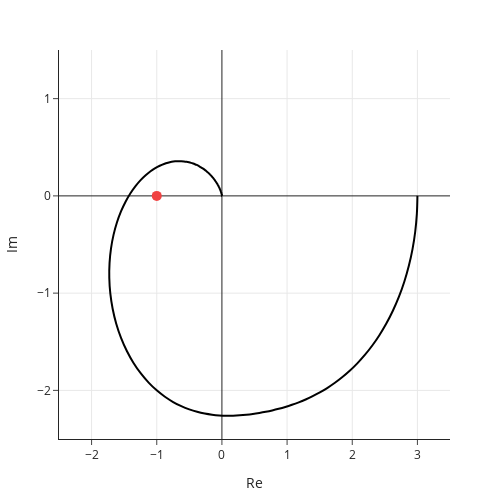

Write notebook code for a chart like this one.
### Code cell
W_lg = np.linspace(-2.5, 4, 1001)
WS = ws(np.power(10,W_lg))
argWS = np.arctan2(WS.imag, WS.real) * 180 / np.pi
argWS[argWS > 0] -= 360

print(np.arctan2(ws(np.power(10,1)).imag, ws(np.power(10,1)).real) * 180 / np.pi)

W_lin = np.linspace(W_lg[0], W_lg[len(W_lg)-1], 1000)

k = 3

w = np.linspace(0, 1000, 10000)

Q = k/(-0.1*w*w+1+i*(-0.02*w*w*w+0.62*w))

fig = go.Figure()

# fig.add_trace(
#     go.Scatter(
#         x=W_lin, y=-90*np.ones(len(W_lin)), name="Lm", line_shape='spline',
#         line=dict(color='rgba(0, 0, 0, 0.3)', width = 2)
#         )
#     )

def AperiodicFunction(x, T):
    if x < np.log10(1/T/10):
        return 0
    elif x <= np.log10(1/T/10) + 2:
        return -45*(x-np.log10(1/T/10))
    else:
        return -90
    
def DerevativeFunction(x, T):
    if x < np.log10(1/T/10):
        return 0
    elif x <= np.log10(1/T/10) + 2:
        return 45*(x-np.log10(1/T/10))
    else:
        return 90

# fig.add_trace(
#     go.Scatter(
#         x=W_lin, y=list(map(AperiodicFunction, W_lin, 0.5*np.ones(len(W_lin)))), name="Lm", line_shape='spline',
#         line=dict(color='rgba(0, 0, 0, 0.3)', width = 2)
#         )
#     )

# fig.add_trace(
#     go.Scatter(
#         x=W_lin, y=list(map(AperiodicFunction, W_lin, 0.01*np.ones(len(W_lin)))), name="Lm", line_shape='spline',
#         line=dict(color='rgba(0, 0, 0, 0.3)', width = 2)
#         )
#     )

# fig.add_trace(
#     go.Scatter(
#         x=W_lin, y=list(map(DerevativeFunction, W_lin, 1*np.ones(len(W_lin)))), name="Lm", line_shape='spline',
#         line=dict(color='rgba(0, 0, 0, 0.3)', width = 2)
#         )
#     )

# fig.add_trace(
#     go.Scatter(
#         x=W_lin, y=-90*np.ones(len(W_lin)) 
#                     +list(map(AperiodicFunction, W_lin, 0.2*np.ones(len(W_lin)))) 
#                     +list(map(AperiodicFunction, W_lin, 0.02*np.ones(len(W_lin)))),
#         # mode='lines+markers',
#         line=dict(color='gray')
#         )
#     )

fig.add_trace(
    go.Scatter(
        x=Q.real, y=Q.imag, name="Lm", line_shape='spline',
        # mode='lines+markers',
        line=dict(color='black')
        )
    )

fig.add_scatter(x=[-1], y=[0], mode="markers",
                marker=dict(size=10, color='#f04343'),
                name="a")

fig.update_layout(
    # title='ЛАЧХ',  
    autosize=False,
    width=500, height=500,
    margin=dict(l=50, r=50, b=50, t=50),
    template='simple_white',
    xaxis_title=r'Re',
    yaxis_title=r'Im'
    )

fig.update_yaxes(tick0=0, dtick=1)
fig.update_xaxes(tick0=0, dtick=1)

fig.update_xaxes(zeroline=True)
fig.update_yaxes(zeroline=True)

fig.update_xaxes(showgrid=True)
fig.update_yaxes(showgrid=True)

fig.update_yaxes(range=[-2.5, 1.5])
fig.update_xaxes(range=[-2.5, 3.5])

# fig.add_annotation(
#     x=4.5, y=-270-45,
#     text="",
#     ax=-150, ay=0,
#     xshift=2,
#     yshift=0,
#     showarrow=True,
#     arrowsize=20,
#     arrowwidth=0.1,
#     arrowhead=1
#     )

# fig.add_annotation(
#     x=-3, y=0+45,
#     text="",
#     ax=0, ay=150,
#     xshift=0,
#     yshift=2,
#     showarrow=True,
#     arrowsize=20,
#     arrowwidth=0.1,
#     arrowhead=1
#     )
fig.update_layout(showlegend=False)
fig.show()
plotly.io.write_image(fig, 'Годограф при k = 3.pdf', format='pdf')

### Figure 1 — Plotly figure (JSON) as saved in the notebook; plotly's stock layout.template omitted (floating-point values rounded to 4 significant figures; data arrays with more than 128 entries replaced by an {"elided": "..."} marker saying what was removed)
{"data": [{"line": {"color": "black", "shape": "spline"}, "name": "Lm", "type": "scatter", "x": {"elided": "10000 float values"}, "y": {"elided": "10000 float values"}}, {"marker": {"color": "#f04343", "size": 10}, "mode": "markers", "name": "a", "type": "scatter", "x": [-1], "y": [0]}], "layout": {"autosize": false, "height": 500, "margin": {"b": 50, "l": 50, "r": 50, "t": 50}, "showlegend": false, "width": 500, "xaxis": {"dtick": 1, "range": [-2.5, 3.5], "showgrid": true, "tick0": 0, "title": {"text": "Re"}, "zeroline": true}, "yaxis": {"dtick": 1, "range": [-2.5, 1.5], "showgrid": true, "tick0": 0, "title": {"text": "Im"}, "zeroline": true}}}
